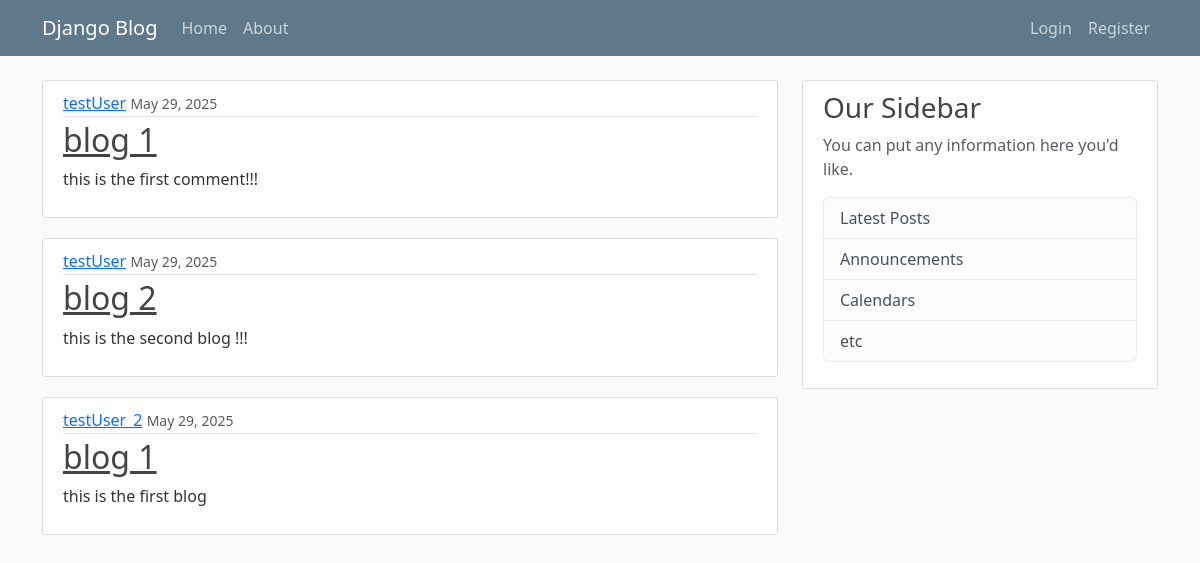
The page / on the database its author committed.
### blog/models.py (models this page shows, shortened)
class Post(models.Model):
   title = models.CharField(max_length=100)
   content = models.TextField()
   date_posted = models.DateTimeField(default=timezone.now)
   author = models.ForeignKey(User, on_delete=models.CASCADE)

### blog/views.py (the view)
# urls.py: path('', views.home, name='blog-home'),
def home(request):
   context = {
      'posts': Post.objects.all()
   }
   return render(request, 'blog/home.html', context);

### blog/templates/blog/home.html
{% extends "blog/base.html" %}
{% block content %}
   {% for post in posts %}
      <article class="media content-section">
         <div class="media-body">
            <div class="article-metadata">
               <a class="mr-2" href="#">{{ post.author }}</a>
               <small class="text-muted">{{ post.date_posted|date:"F d, Y" }}</small>
            </div>
            <h2><a class="article-title" href="#">{{ post.title }}</a></h2>
            <p class="article-content">{{ post.content }}</p>
         </div>
      </article>
   {% endfor %}
{% endblock content %}

### blog/templates/blog/base.html (shortened to what this page needs)
{% load static %}
<!DOCTYPE html>
<html lang="en">
<head>
   <link href="https://cdn.jsdelivr.net/npm/bootstrap@5.3.6/dist/css/bootstrap.min.css" rel="stylesheet"
>
   <link rel ="stylesheet" type="text/css" href="{% static 'blog/main.css' %}">
</head>
<body>
   <header class="site-header">
      <nav class="navbar navbar-expand-md navbar-dark bg-steel fixed-top">
         <div class="container">
            <a class="navbar-brand mr-4" href="/">Django Blog</a>
            <div class="collapse navbar-collapse " id="navbarToggle">
               <div class="navbar-nav me-auto">
                  <a class="nav-item nav-link" href="{% url 'blog-home' %}">Home</a>
                  <a class="nav-item nav-link" href="{% url 'blog-about' %}">About</a>
               </div>
               <div class="navbar-nav">
                  {% if user.is_authenticated %}
                  <a class="nav-item nav-link" href="{% url 'profile' %}">Profile</a>
                  <form action="{% url 'logout' %}" method="post">
                     {% csrf_token %}
                     <button type="submit" class="nav-item nav-link">Logout</button>
                  </form>
                  {% else %}
                  <a class="nav-item nav-link" href="{% url 'login' %}">Login</a>
                  <a class="nav-item nav-link" href="{% url 'register' %}">Register</a>
                  {% endif %}
               </div>
            </div>
         </div>
      </nav>
   </header>
   <main role="main" class="container">
      <div class="row">
         <div class="col-md-8">
            {% block content %}{% endblock %}
         </div>
         <div class="col-md-4">
            <div class="content-section">
               <h3>Our Sidebar</h3>
               <p class='text-muted'>You can put any information here you'd like.
               <ul class="list-group">
                  <li class="list-group-item list-group-item-light">Latest Posts</li>
                  <li class="list-group-item list-group-item-light">Announcements</li>
                  <li class="list-group-item list-group-item-light">Calendars</li>
                  <li class="list-group-item list-group-item-light">etc</li>
               </ul>
               </p>
            </div>
         </div>
      </div>
   </main>
</body>
</html>

### blog/static/blog/main.css (style rules this page uses)
body { background: #fafafa; color: #333333; margin-top: 5rem; }
h1, h2, h3, h4, h5, h6 { color: #444444; }
ul { margin: 0; }
.bg-steel { background-color: #5f788a; }
.site-header .navbar-nav .nav-link { color: #cbd5db; }
.content-section { background: #ffffff; padding: 10px 20px; border: 1px solid #dddddd; border-radius: 3px; margin-bottom: 20px; }
.article-title { color: #444444; }
.article-content { white-space: pre-line; }
.article-metadata { padding-bottom: 1px; margin-bottom: 4px; border-bottom: 1px solid #e3e3e3 }

### rows shown on the page
Post: author "testUser", date_posted "May 29, 2025", title "blog 1", content "this is the first comment!!!"
Post: author "testUser", date_posted "May 29, 2025", title "blog 2", content "this is the second blog !!!"
Post: author "testUser_2", date_posted "May 29, 2025", title "blog 1", content "this is the first blog"
